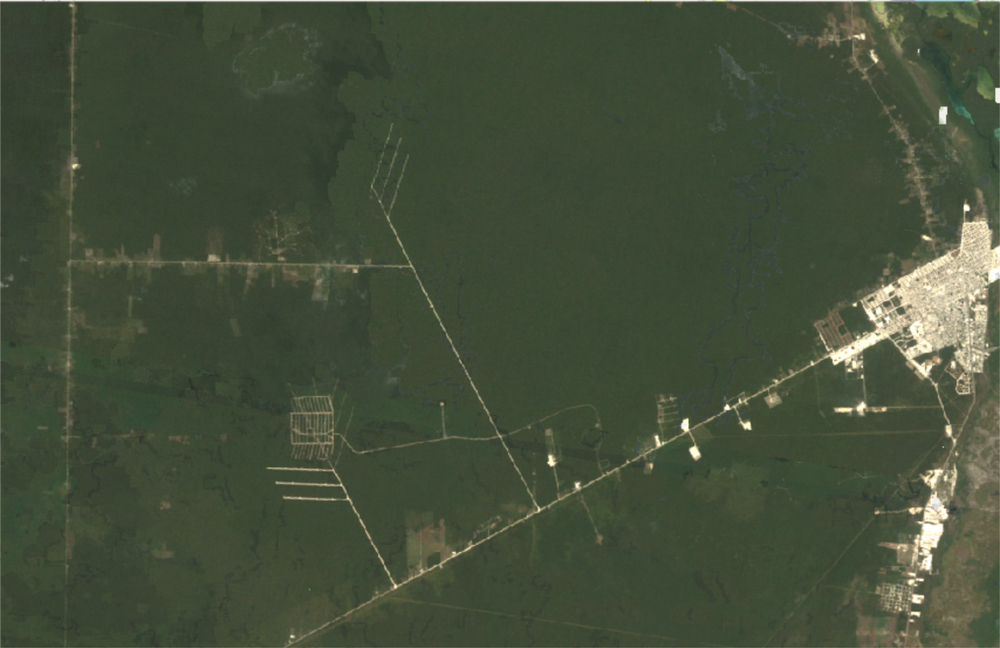
#> input picture courses/1-mastering-opencv-with-python/modules/3-histograms-and-color-segmentation/examples/Applications/Images/1985.png, 1000 x 648 px, shrunk from 1708 x 1106 before the run
$ jupyter execute 3-deforestation.ipynb   (shell and % lines are left out)
#> lines starting #> are read from the running program, lines starting #| are printed output that depends on the picture; after the words box and inside, x2 and y2 are one past the last pixel; in counts of white or black regions, pixels touching at a corner belong together
[cell 1]
import numpy as np
import matplotlib.pyplot as plt
import cv2
import glob

[cell 2]
# Read in Images
image1 = cv2.imread("../examples/Applications/Images/1985.png")
#> image1 is the input picture: shape (648, 1000, 3); mean B, G, R 58.6, 79.3, 68.7
image2 = cv2.imread("../examples/Applications/Images/1993.png")
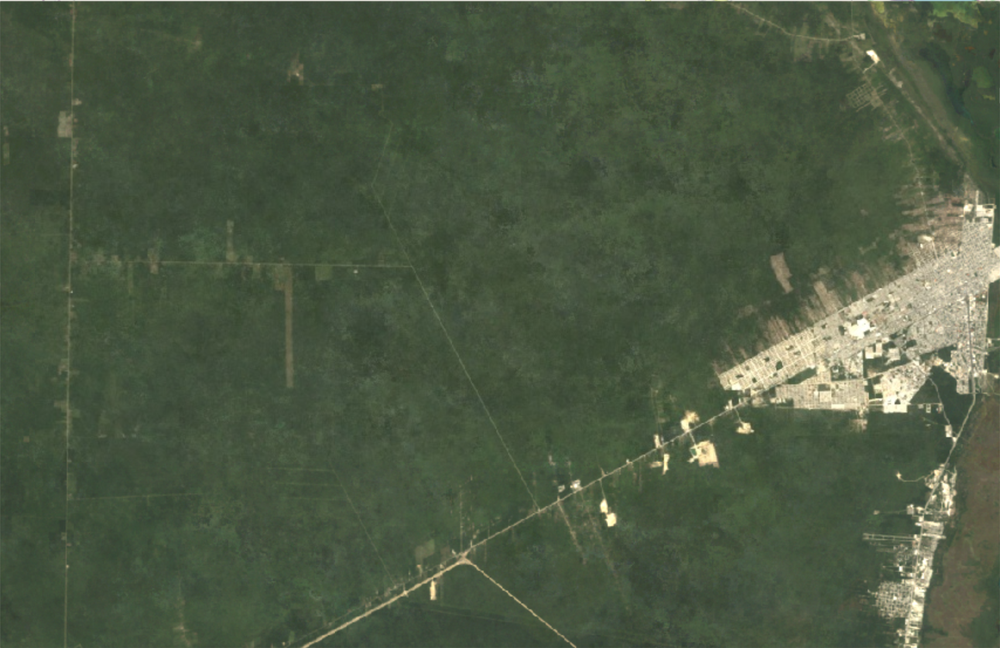
#> input picture courses/1-mastering-opencv-with-python/modules/3-histograms-and-color-segmentation/examples/Applications/Images/1993.png, 1000 x 648 px, shrunk from 1708 x 1106 before the run
#> image2 is the input picture: shape (648, 1000, 3); mean B, G, R 67.6, 89.8, 77.2
image3 = cv2.imread("../examples/Applications/Images/2001.png")
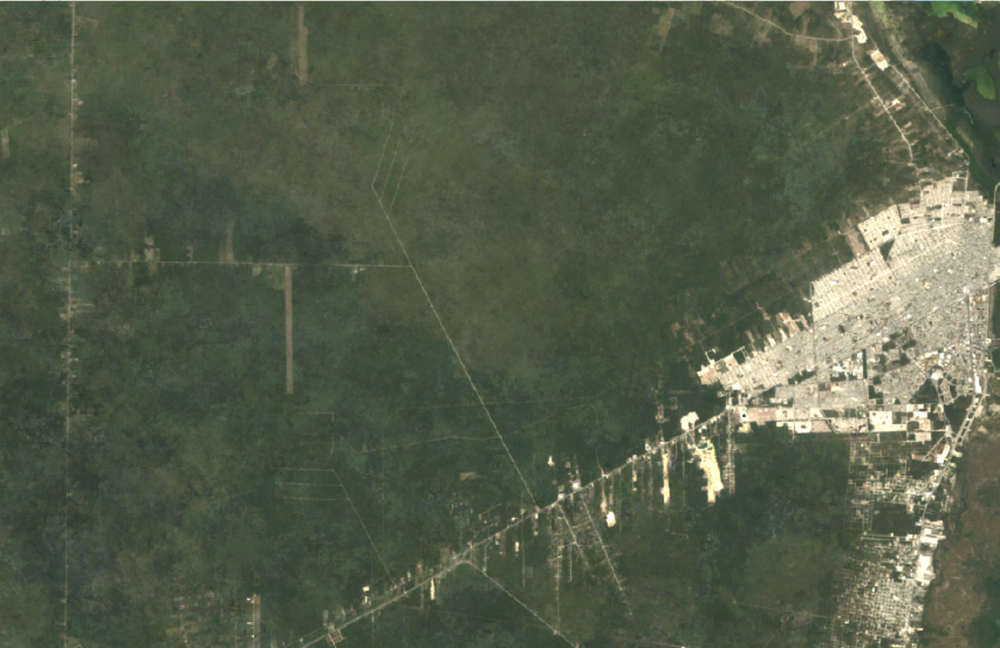
#> input picture courses/1-mastering-opencv-with-python/modules/3-histograms-and-color-segmentation/examples/Applications/Images/2001.png, 1000 x 648 px, shrunk from 1708 x 1106 before the run
#> image3 is the input picture: shape (648, 1000, 3); mean B, G, R 73.7, 94.8, 85
image4 = cv2.imread("../examples/Applications/Images/2011.png")
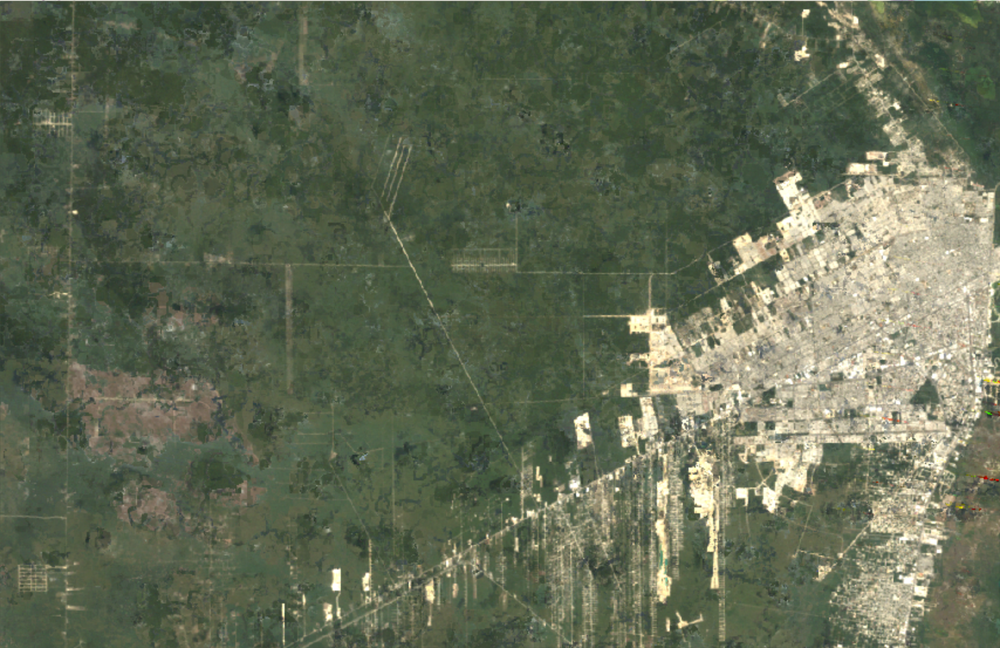
#> input picture courses/1-mastering-opencv-with-python/modules/3-histograms-and-color-segmentation/examples/Applications/Images/2011.png, 1000 x 648 px, shrunk from 1708 x 1106 before the run
#> image4 is the input picture: shape (648, 1000, 3); mean B, G, R 84.8, 106.9, 98.7

fig, ax = plt.subplots(1,4, figsize=(20,10))
ax[0].imshow(image1[:,:,::-1]); ax[0].set_title(f"1985 png, {image1.shape}")
ax[1].imshow(image2[:,:,::-1]); ax[1].set_title(f"1993 png, {image2.shape}")
ax[2].imshow(image3[:,:,::-1]); ax[2].set_title(f"2001 png, {image3.shape}")
ax[3].imshow(image4[:,:,::-1]); ax[3].set_title(f"2011 png, {image4.shape}")

[cell 3]
fig, ax = plt.subplots(2,4, figsize=(20,10))

b1, g1, r1 =  cv2.split(image1)
ax[0,0].imshow(image1[:,:,::-1]); ax[0,0].set_title("1985 Original")
ax[0,1].imshow(r1, cmap="gray"); ax[0,1].set_title("1985 R Ch")
ax[0,2].imshow(g1, cmap="gray"); ax[0,2].set_title("1985 G Ch")
ax[0,3].imshow(b1, cmap="gray"); ax[0,3].set_title("1985 B Ch")

b4, g4, r4 = cv2.split(image4)
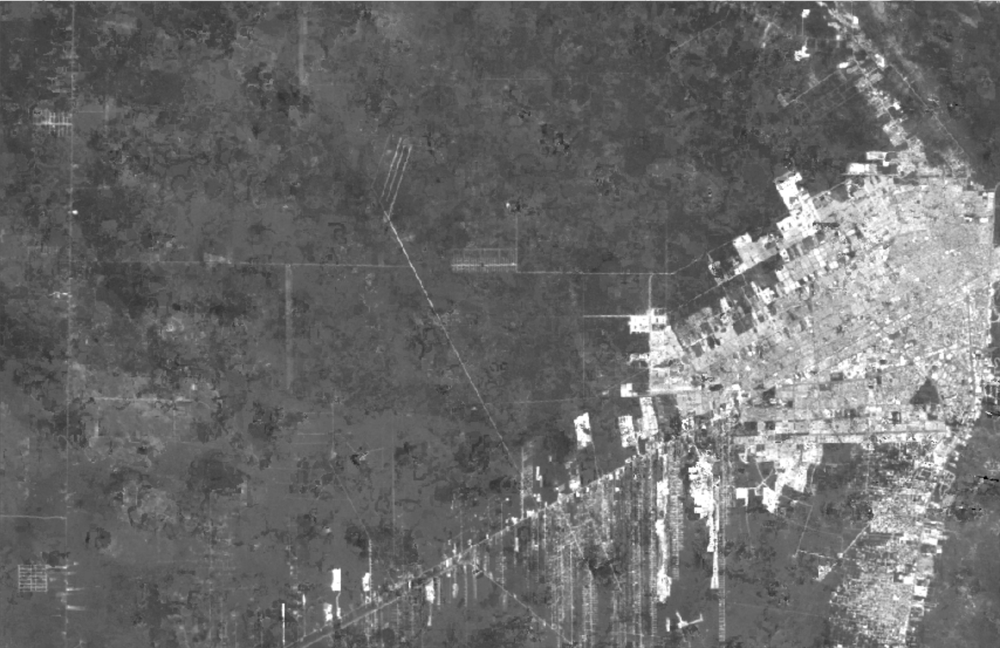
#> g4: shape (648, 1000); min 2, max 255, mean 106.9
ax[1,0].imshow(image4[:,:,::-1]); ax[1,0].set_title("2011 Original")
ax[1,1].imshow(r4, cmap="gray"); ax[1,1].set_title("2011 R Ch")
ax[1,2].imshow(g4, cmap="gray"); ax[1,2].set_title("2011 G Ch")
ax[1,3].imshow(b4, cmap="gray"); ax[1,3].set_title("2011 B Ch")
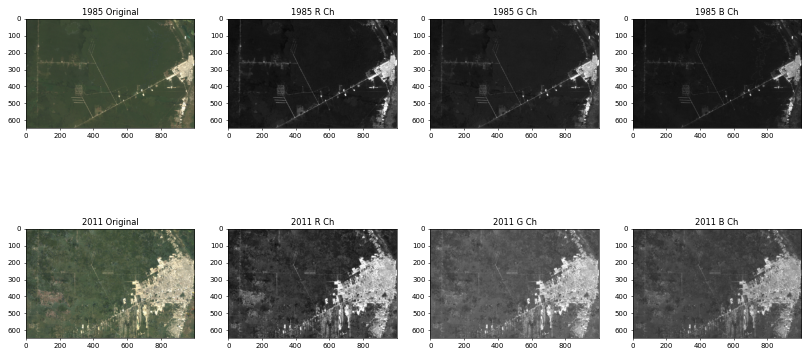
#> figure drawn by matplotlib, 8 panels

[cell 4]
# Calculate the histograms
def histogram(image, title="",y_scale="linear",w=5):
#> called with title = '1985 Histograms', y_scale = 'linear', w = 7
    hist_b = cv2.calcHist(image, [0], None, [256], [0,255])
#> hist_b = 256 values, max 733 at index 223, min 0 at index 0, mean 11.72
    hist_g = cv2.calcHist(image, [1], None, [256], [0,255])
#> hist_g = 256 values, max 252 at index 144, min 0 at index 0, mean 11.72
    hist_r = cv2.calcHist(image, [2], None, [256], [0,255])
#> hist_r = 256 values, max 175 at index 82, min 0 at index 0, mean 11.72

    def moving_average(x,w):
#> called with x = array of shape (256, 1), w = 7
        x = np.ravel(x)
#> x has the same summary as hist_b in histogram
        return np.convolve(x, np.ones(w), "valid") /w

    hist_b, hist_g, hist_r = [moving_average(hist_b,w), moving_average(hist_g,w), moving_average(hist_r,w)]
#> hist_b = 250 values, max 238.3 at index 229, min 0 at index 0, mean 12; hist_g = 250 values, max 138.7 at index 138, min 0 at index 0, mean 12; hist_r = 250 values, max 114.3 at index 60, min 0 at index 0, mean 12

    fig, ax = plt.subplots(1,3, figsize=(20,5))
    fig.suptitle(title)
    ax[0].plot(hist_r, color='r');
    ax[1].plot(hist_g, color='g');
    ax[2].plot(hist_b, color='b');

    y_max = max(hist_r.max(), hist_g.max(), hist_b.max())
#> y_max = 238.3
    for axis in ax:
        axis.grid(True)
        if y_scale == "linear":
            axis.set_ylim([0,y_max])
        else:
            axis.set_yscale(y_scale)

[cell 5]
w = 7
histogram(image1,"1985 Histograms",w=w)
histogram(image4, "2011 Histograms",w=w)
# histogram(image1,"1985 Histograms-log","log",w=w)
# histogram(image4, "2011 Histograms-log","log",w=w)
#> figure, not shown here; panel 1: curve peaks at x = 60, y = 114.3; panel 2: curve peaks at x = 138, y = 138.7; panel 3: curve peaks at x = 229, y = 238.3
#> figure, not shown here; panel 1: curve peaks at x = 62, y = 81.29; panel 2: curve peaks at x = 71, y = 101.1; panel 3: curve peaks at x = 200, y = 231.1

[cell 6]
def detect_green(image):
    # Create range for cv2.inRange
    lowerb = np.array([0,50,0], dtype="uint8")
    upperb = np.array([255,100,255], dtype="uint8")

    # Create mask using cv2.inRange
    mask = cv2.inRange(image,lowerb,upperb)
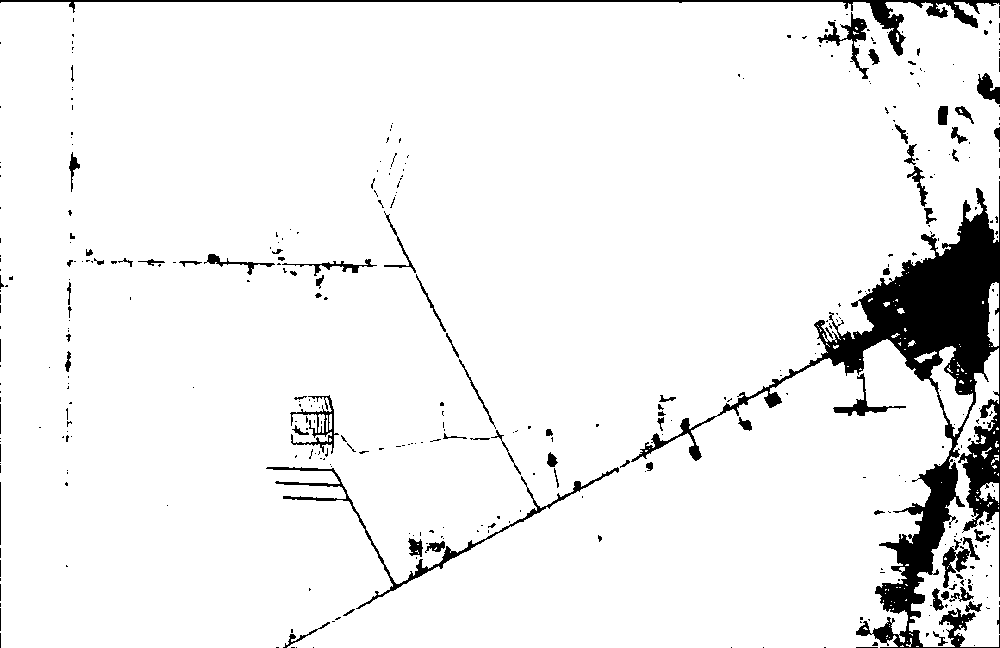
#> mask: shape (648, 1000); 93.5% white; 405 black regions (325 under 20 px), largest, box (x1, y1, x2, y2) and area: (631, 181, 1000, 648) 26918, (0, 0, 1000, 56) 3517, (266, 467, 619, 609) 2056

    return mask

[cell 7]
green_1985 = detect_green(image1)
green_2011 = detect_green(image4)
#> in detect_green (call 2), `mask = cv2.inRange(image,lowerb,upperb)`: mask: shape (648, 1000); 65.8% white; 2448 black regions (2160 under 20 px), largest, box (x1, y1, x2, y2) and area: (0, 0, 1000, 648) 166721, (63, 359, 244, 472) 8837, (217, 390, 346, 514) 2951

fig, ax = plt.subplots(2,2, figsize=(15,10))
ax[0,0].imshow(image1[:,:,::-1]); ax[0,0].set_title("1985 Original")
ax[0,1].imshow(green_1985,cmap="gray"); ax[0,1].set_title("1985 Segmented")
ax[1,0].imshow(image4[:,:,::-1]); ax[1,0].set_title("2011 Original")
ax[1,1].imshow(green_2011,cmap="gray"); ax[1,1].set_title("2011 Segmented")
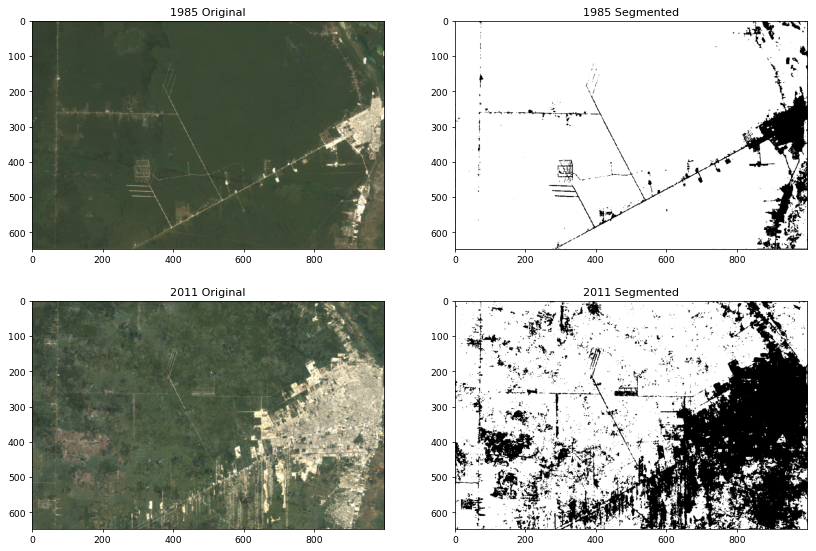
#> figure drawn by matplotlib, 4 panels
